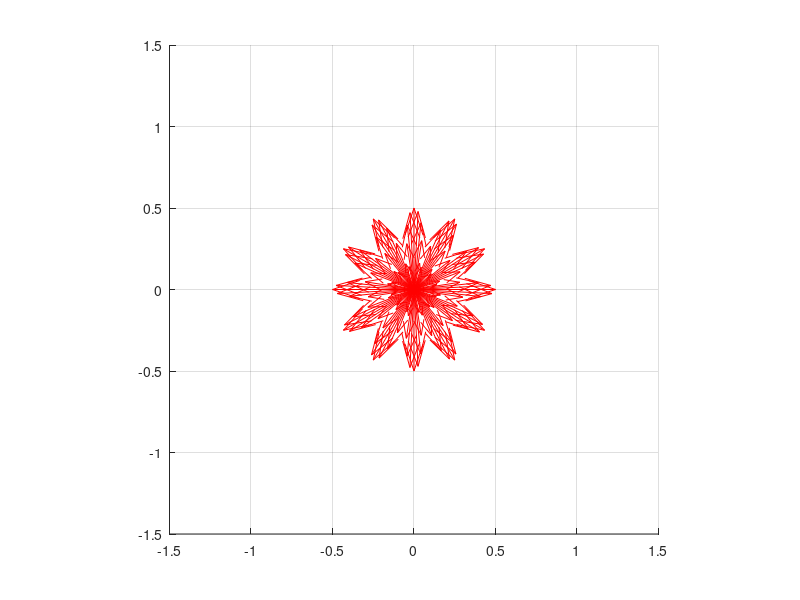

Write the MATLAB code that produced this figure. (Note: this script raises an error after producing the figure.)
t = linspace(0,1,270);
l = 6;  % vortex charge

Show_Each_Ray = 1;

m = 120; % number of rays
theta = linspace(0,2*pi-2*pi/m,m);  % position of light ray on a ring aperture
delay = l*theta; % phase delay due to vortex phase plate
theta = theta + pi/2;  % direction of polarization
E0 = 1/m; % amplitude of each ray


figure1 = figure(1);
xlim([-1.5,1.5]);ylim([-1.5,1.5]);
axis square
set(gca,'XTick',[-1.5,-1,-0.5,0,0.5,1,1.5],'YTick',[-1.5,-1,-0.5,0,0.5,1,1.5]);
grid on
hold on
vec_E = quiver(0,0,0,0,1,'-b');


if Show_Each_Ray == 1
    tmp = zeros(1,m);
    rays = quiver(tmp,tmp,tmp,tmp,m/2,'-r');
end

filename=['focus_azi_',num2str(l),'.gif']; fps=30;


for k = 2:length(t)
    rho = E0*cos(2*pi*t(k)+delay);
    [x,y] = pol2cart(theta,rho);
    Ex = sum(x); Ey = sum(y);
    
    set(vec_E,'UData',Ex,'VData',Ey);
  
    if Show_Each_Ray == 1
        set(rays,'UData',x,'VData',y);
    end  
   
    drawnow
    
    Frame=getframe(gcf);
    Image=frame2im(Frame);
    [imind,cm]=rgb2ind(Image,256);
    if k==2
        imwrite(imind,cm,filename,'gif','Loopcount',inf,'DelayTime',1/fps);
    else
        imwrite(imind,cm,filename,'gif','WriteMode','append','DelayTime',1/fps);
    end
end
close(1)
